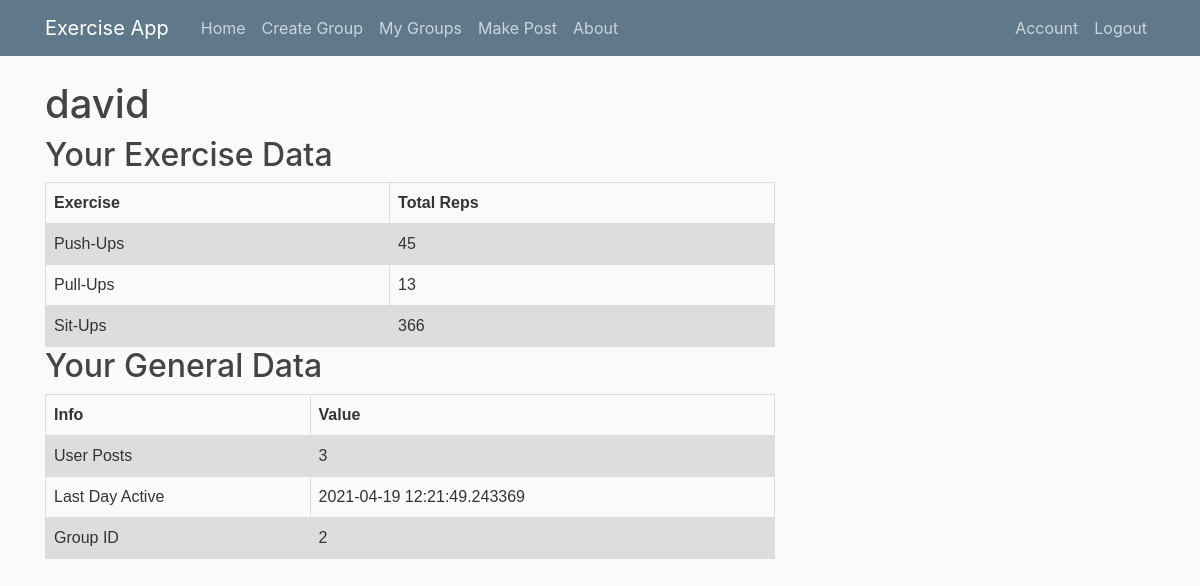
Page /account (signed in) on the earlier database version.
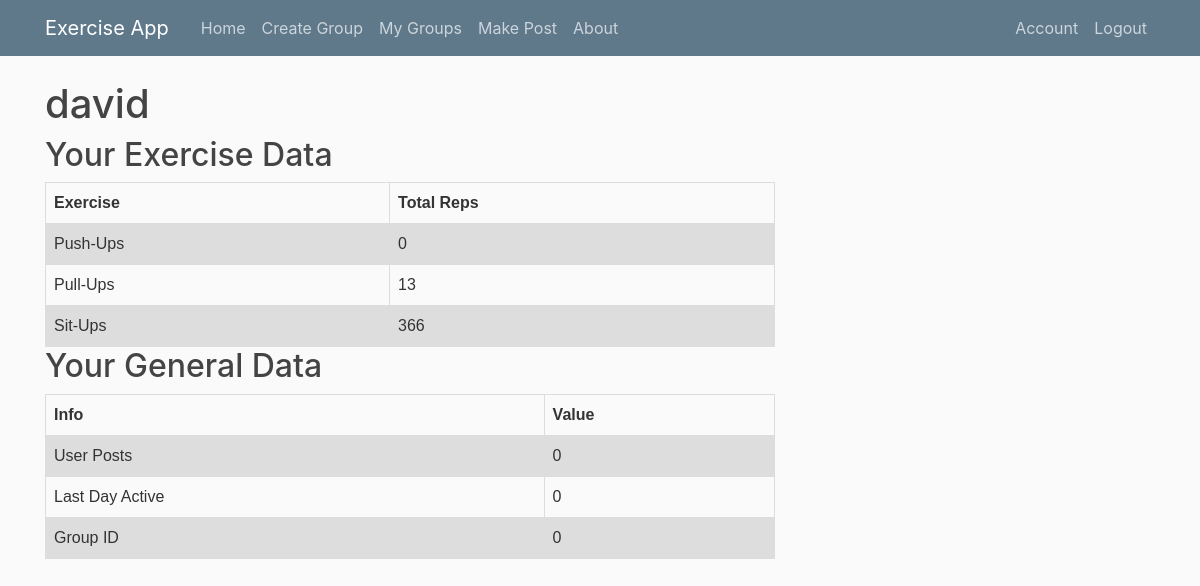
Same page on the later database version.
### exercisewebapp/models.py (models this page shows, shortened)
class Post(db.Model):
    id = db.Column(db.Integer, primary_key=True)
    title = db.Column(db.String(100), nullable=False)
    date_posted = db.Column(db.DateTime, nullable=False, default=datetime.utcnow)
    content = db.Column(db.Text, nullable=False)
    reps = db.Column(db.Integer, nullable=False)
    video = db.Column(db.String(100), nullable=False)
    user_id = db.Column(db.Integer, db.ForeignKey('user.id'), nullable=False)
    group_id = db.Column(db.Integer, db.ForeignKey('group.id'), nullable=False)
    votes = db.relationship("Postvote", uselist=False, back_populates="post")

### exercisewebapp/routes.py (the view)
@app.route("/account")
@login_required
def account():
    reps = 0
    posts = 0
    current_user_groups_list = get_current_user_groups()
    groups = 0
    for id in current_user_groups_list:
        groups = id
    reps = get_current_user_total_reps()
    posts = get_current_user_total_posts()
    activity = get_user_days_active()
    return render_template('account.html', title='Account', reps=reps, posts=posts, groups=groups, activity=activity)

### exercisewebapp/models.py (called while the page is built)
@login_manager.user_loader
def load_user(user_id):
    return User.query.get(int(user_id))

### exercisewebapp/routes.py (called while the page is built)
def get_current_user_groups():
    current_user_groups_id_list = []
    for group in current_user.groups:
        current_user_groups_id_list.append(group.id)
    return current_user_groups_id_list

def get_current_user_total_reps():
    total = 0
    for post in current_user.posts:
        total += post.reps
    return total

def get_current_user_total_posts():
    total = 0
    for post in current_user.posts:
        total += 1
    return total

def get_user_days_active():
    days = 0
    for post in current_user.posts:
        days = post.date_posted
    return days

### exercisewebapp/templates/account.html (shortened to what this page needs)
{% extends "layout.html" %}
{% block content %}
    <h1>{{ current_user.username }}</h1>
<body>
<h2>Your Exercise Data</h2>
<table>
  <tr>
    <th>Exercise</th>
    <th>Total Reps</th>
  </tr>
  <tr>
    <td>Push-Ups</td>
    <td>{{reps}}</td>
  </tr>
  <tr>
    <td>Pull-Ups</td>
    <td>13</td>
  </tr>
  <tr>
    <td>Sit-Ups</td>
    <td>366</td>
  </tr>
</table>
<h2>Your General Data</h2>
<table>
  <tr>
    <th>Info</th>
    <th>Value</th>
  </tr>
  <tr>
    <td>User Posts</td>
    <td>{{posts}}</td>
  </tr>
  <tr>
    <td>Last Day Active</td>
    <td>{{activity}}</td>
  </tr>
  <tr>
    <td>Group ID</td>
    <td>{{groups}}</td>
  </tr>
</table>
{% endblock content %}

Differences in the rows shown:
removed Post: date_posted "2021-04-19 12:21:49.243369"
Other differences:
{{ reps }}: "45" → "0"
{{ posts }}: "3" → "0"
{{ activity }}: (not shown) → "0"
{{ groups }}: "2" → "0"
